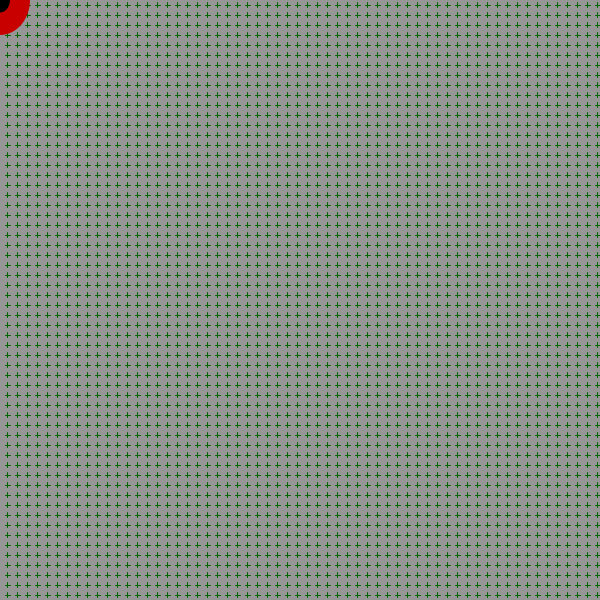
Frame 1 (no input)
Frame 60 (the mouse pressed at the canvas centre just before this capture): identical to frame 1, image omitted
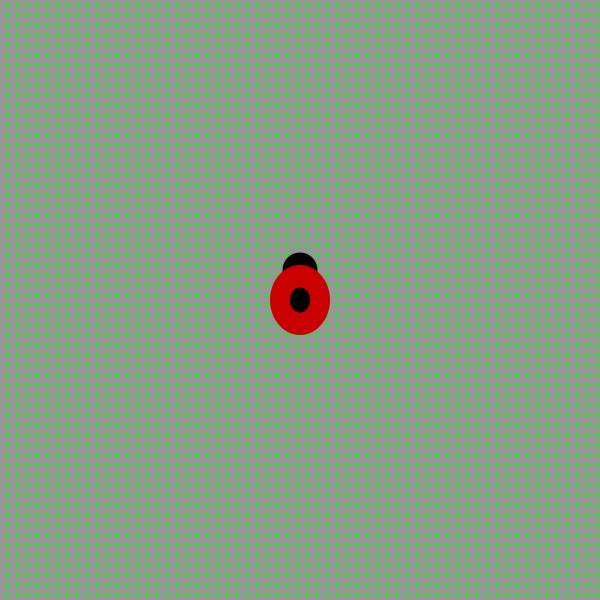
Frame 120 (the mouse held since frame 60 and released just before this capture)

The Processing sketch that drew these frames (run headless with seeded random() and noise(); from frame 60 on, the mouse is pressed at the canvas centre):

// Processing sketch: processing_112489
// ── processing_112489.pde

float x,y,a,b;
int g;


void setup(){
  size(600,600);

}

void draw(){
   if (mousePressed){
   g=255;
 }else{
   g=100;}
  background(150);
  for(x=7.5;x<width;x=x+10){//vertical part
    for(y=2.5;y<height;y=y+10){
     stroke(0,g,0);
      line(x,y,x,y+5);
    }
  }
 for(a=5;a<height;a=a+10){//horizontial part
  for(b=5;b<height;b=b+10){
   stroke(0,g,0);
   line(a,b,a+5,b);
  }
 }

float c=pmouseX;
float d=pmouseY;
 ellipseMode(CENTER);
 
 noStroke();
 ellipse(c,d-30,35,35);
 fill(200,0,0);
 ellipse(c,d,60,70);
 fill(0);
 ellipse(c,d,20,25);


 
 

}
